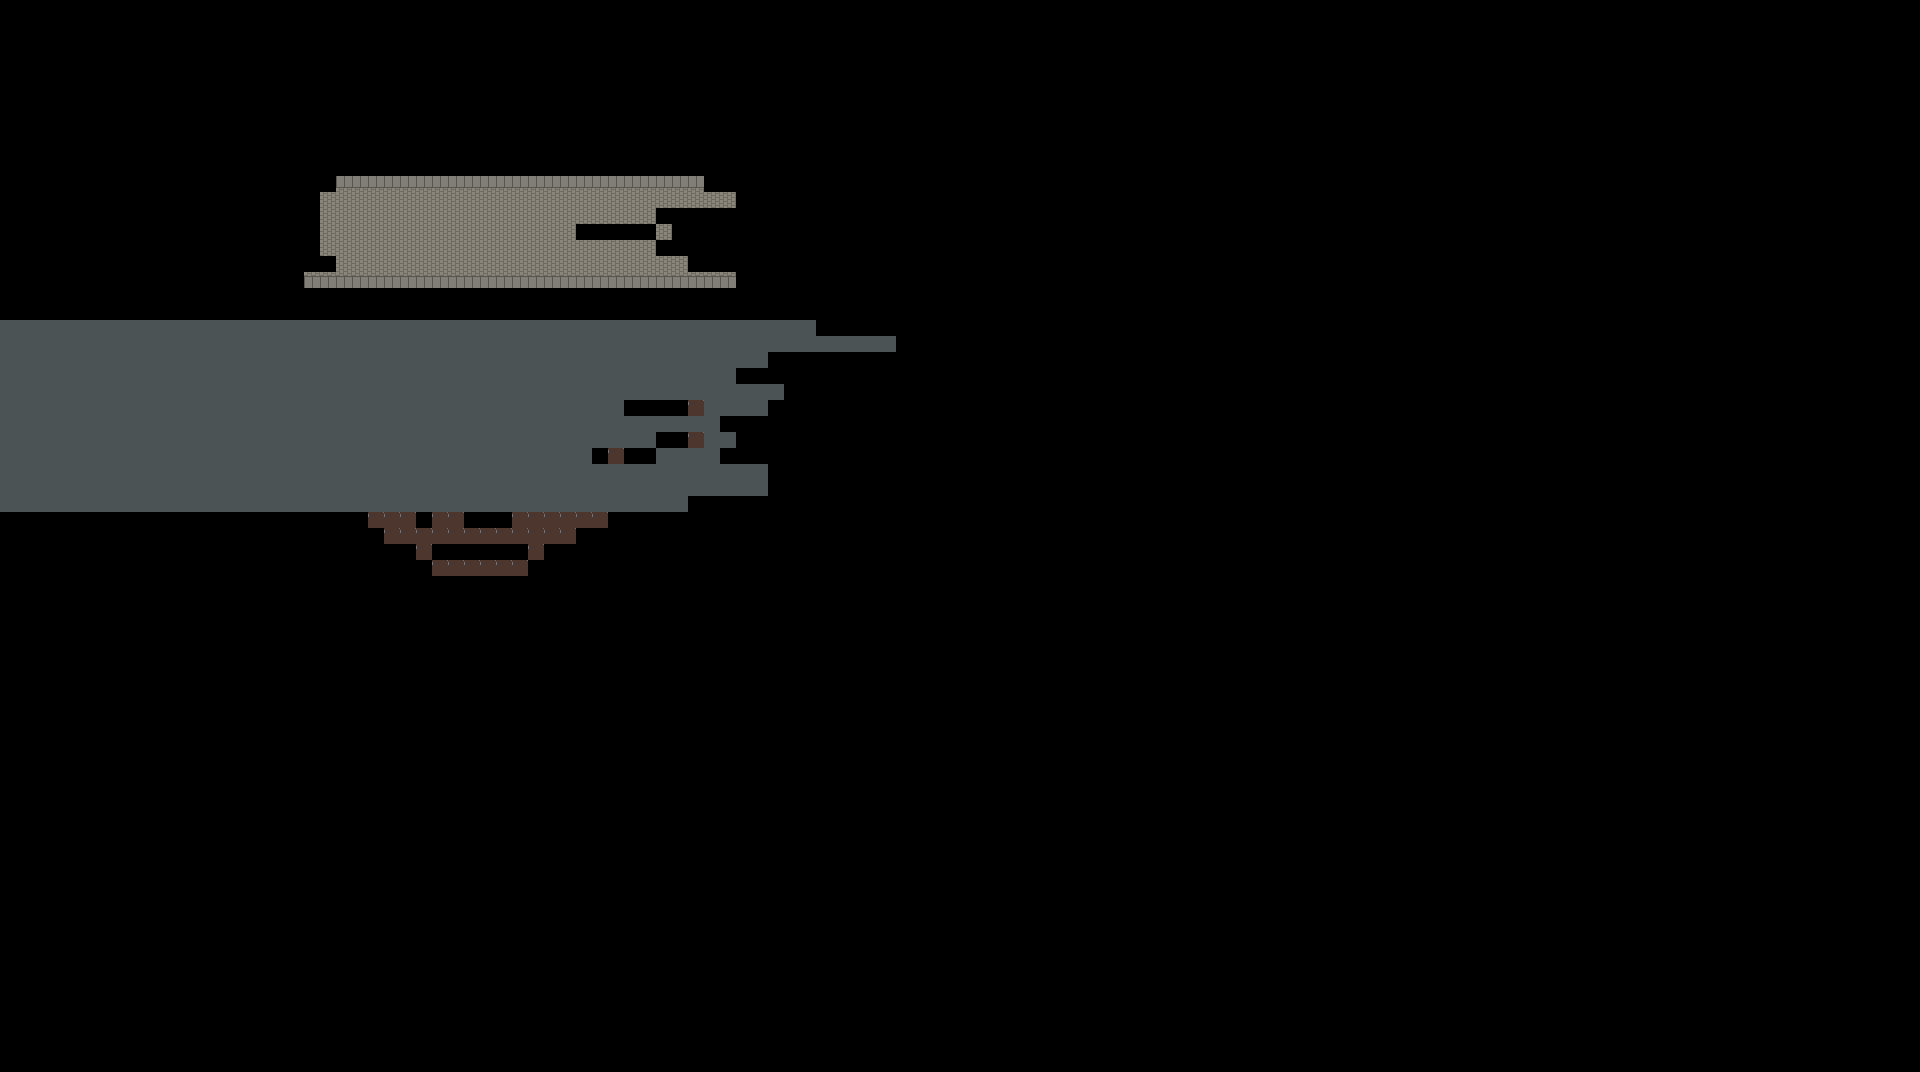

A level layout from a 2D game, rendered from its tile map. Below: a short description, then the map file with tile-grid data replaced by summaries:
An orthogonal 120x67 tile map with 16x16 px tiles, 1 tile layer (Camada de Tiles 1), 2 tilesets.

<map version="1.2" tiledversion="1.2.0" orientation="orthogonal" renderorder="right-down" width="120" height="67" tilewidth="16" tileheight="16" infinite="0" nextlayerid="2" nextobjectid="1">
 <tileset firstgid="1" name="Pipes-RustyWalls" tilewidth="16" tileheight="16" tilecount="352" columns="16">
  <image source="Pipes-RustyWalls.png" width="256" height="352" />
 </tileset>
 <tileset firstgid="353" name="Street" tilewidth="16" tileheight="16" tilecount="1900" columns="50">
  <image source="Street.png" width="800" height="608" />
 </tileset>
 <layer id="1" name="Camada de Tiles 1" width="120" height="67">
  <data>[8040 cells, 752 non-empty, 6 distinct tile ids]</data>
 </layer>
</map>
